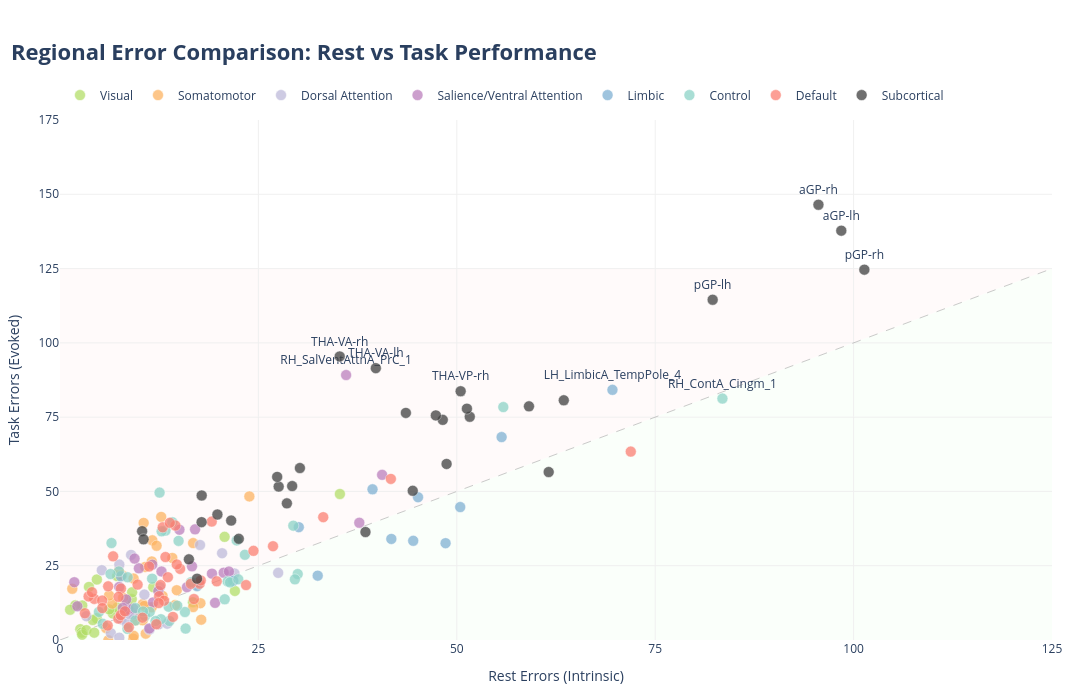

Notebook source saved alongside this figure:
### Code cell
import plotly.graph_objects as go
import numpy as np

# 1. Prepare Data
df = region_comparison.copy()
df['display_change'] = df['rate_change']

# Identify top outliers to label explicitly (e.g., top 10 regions with most task errors)
# This prevents 232 labels from overlapping
top_regions = df.nlargest(10, 'task_errors')['region_name'].tolist()

network_colors = {
    'Control': '#8dd3c7', 'Default': '#fb8072', 'Dorsal Attention': '#bebada',
    'Limbic': '#80b1d3', 'Salience/Ventral Attention': '#bc80bd',
    'Somatomotor': '#fdb462', 'Subcortical': '#404040', 'Visual': '#b3de69'
}

fig = go.Figure()

# 2. Background Shading and Identity Line
fig.add_shape(type="path", path="M 0,0 L 125,125 L 0,125 Z",
              fillcolor="rgba(255,0,0,0.02)", line_width=0, layer="below")
fig.add_shape(type="path", path="M 0,0 L 125,125 L 125,0 Z",
              fillcolor="rgba(0,255,0,0.02)", line_width=0, layer="below")

fig.add_trace(go.Scatter(
    x=[0, 125], y=[0, 125],
    mode='lines',
    line=dict(color='rgba(150,150,150,0.5)', width=1, dash='dash'),
    showlegend=False, hoverinfo='none'
))

# 3. Scatter Points with Selective Text Labels
jitter = 0.8 
for network in df['major_network'].unique():
    net_df = df[df['major_network'] == network].copy()
    
    # Logic to show text only for top regions to avoid overlap
    display_text = [name if name in top_regions else "" for name in net_df['region_name']]
    
    fig.add_trace(go.Scatter(
        x=net_df['rest_errors'] + np.random.uniform(-jitter, jitter, len(net_df)),
        y=net_df['task_errors'] + np.random.uniform(-jitter, jitter, len(net_df)),
        mode='markers+text', # Enable text display
        name=network,
        text=display_text,
        textposition="top center",
        marker=dict(
            size=11, color=network_colors.get(network, 'gray'),
            line=dict(width=0.5, color='white'), opacity=0.75
        ),
        customdata=net_df['display_change'],
        hovertemplate=(
            "<b>%{hovertext}</b><br>" +
            "Rest Errors: %{x:.0f}<br>" +
            "Task Errors: %{y:.0f}<br>" +
            "Change: %{customdata:+.2%}<extra></extra>"
        ),
        hovertext=net_df['region_name'] # Ensures all names show on hover
    ))

# 4. Final Layout Adjustments
fig.update_layout(
    title=dict(text='<b>Regional Error Comparison: Rest vs Task Performance</b>', x=0.01, font=dict(size=22)),
    xaxis=dict(title='Rest Errors (Intrinsic)', range=[0, 125], dtick=25, gridcolor='#f0f0f0', zeroline=False),
    yaxis=dict(title='Task Errors (Evoked)', range=[0, 175], dtick=25, gridcolor='#f0f0f0', zeroline=False),
    width=1400, height=700,
    plot_bgcolor='white',
    legend=dict(orientation="h", yanchor="bottom", y=1.02, xanchor="left", x=0),
    margin=dict(l=60, r=40, t=120, b=60)
)

fig.show()

### Figure 1 — Plotly figure (JSON) as saved in the notebook; plotly's stock layout.template omitted (floating-point values rounded to 4 significant figures)
{"data": [{"hoverinfo": "none", "line": {"color": "rgba(150,150,150,0.5)", "dash": "dash", "width": 1}, "mode": "lines", "showlegend": false, "type": "scatter", "x": [0, 125], "y": [0, 125]}, {"customdata": [0.08071, 0.04161, 0.01375, 0.01929, 0.006607, 0.006071, 0.01929, 0.04089, 0.08429, 0.02214, 0.02482, -0.003929, -0.002857, 0.03982, -0.006429, -0.01821, 0.02321, -0.002857, 0.04607, 0.07375, 0.01214, 0.08214, 0.04107, 0.07214], "hovertemplate": "<b>%{hovertext}</b><br>Rest Errors: %{x:.0f}<br>Task Errors: %{y:.0f}<br>Change: %{customdata:+.2%}<extra></extra>", "hovertext": ["LH_VisCent_ExStr_2", "LH_VisCent_ExStr_1", "LH_VisCent_Striate_1", "LH_VisCent_ExStr_3", "LH_VisCent_ExStr_4", "LH_VisCent_ExStr_5", "LH_VisPeri_ExStrInf_1", "LH_VisPeri_ExStrInf_2", "LH_VisPeri_ExStrInf_3", "LH_VisPeri_StriCal_1", "LH_VisPeri_ExStrSup_1", "LH_VisPeri_ExStrSup_2", "RH_VisCent_ExStr_1", "RH_VisCent_ExStr_2", "RH_VisCent_Striate_1", "RH_VisCent_ExStr_3", "RH_VisCent_ExStr_4", "RH_VisCent_ExStr_5", "RH_VisPeri_ExStrInf_1", "RH_VisPeri_ExStrInf_2", "RH_VisPeri_StriCal_1", "RH_VisPeri_ExStrSup_1", "RH_VisPeri_ExStrSup_2", "RH_VisPeri_ExStrSup_3"], "marker": {"color": "#b3de69", "line": {"color": "white", "width": 0.5}, "opacity": 0.75, "size": 11}, "mode": "markers+text", "name": "Visual", "text": ["", "", "", "", "", "", "", "", "", "", "", "", "", "", "", "", "", "", "", "", "", "", "", ""], "textposition": "top center", "type": "scatter", "x": [20.74, 2.8, 6.657, 8.59, 2.558, 2.741, 7.219, 11.75, 35.27, 4.626, 9.044, 2.789, 3.318, 9.086, 16.75, 22.04, 6.207, 4.313, 1.927, 7.204, 4.135, 4.642, 1.273, 3.65], "y": [34.72, 11.62, 8.929, 11.19, 3.644, 2.501, 10.94, 17.77, 49.13, 7.324, 13.76, 1.778, 3.317, 16.06, 12.7, 16.5, 10.3, 2.46, 11.66, 21.52, 6.72, 20.36, 10.18, 17.87]}, {"customdata": [-0.01089, -0.0001786, -0.004643, -0.04464, -0.006786, -0.01018, -0.01643, 0.01089, 0.0725, 0.07429, 0.1564, 0.08554, 0.1504, 0.03429, 0.1329, 0.1164, -0.03464, 0.03821, -0.0025, -0.03464, -0.04089, -0.02679, -0.01464, 0.0225, 0.005893, 0.005893, 0.01696, 0.07929, 0.07536, 0.1014, 0.08143, 0.05982, 0.04821, 0.08911], "hovertemplate": "<b>%{hovertext}</b><br>Rest Errors: %{x:.0f}<br>Task Errors: %{y:.0f}<br>Change: %{customdata:+.2%}<extra></extra>", "hovertext": ["LH_SomMotA_1", "LH_SomMotA_2", "LH_SomMotA_3", "LH_SomMotA_4", "LH_SomMotA_5", "LH_SomMotA_6", "LH_SomMotA_7", "LH_SomMotA_8", "LH_SomMotB_Aud_1", "LH_SomMotB_Aud_2", "LH_SomMotB_S2_1", "LH_SomMotB_S2_2", "LH_SomMotB_Aud_3", "LH_SomMotB_S2_3", "LH_SomMotB_Cent_1", "LH_SomMotB_Cent_2", "RH_SomMotA_1", "RH_SomMotA_2", "RH_SomMotA_3", "RH_SomMotA_4", "RH_SomMotA_5", "RH_SomMotA_6", "RH_SomMotA_7", "RH_SomMotA_8", "RH_SomMotA_9", "RH_SomMotA_10", "RH_SomMotA_11", "RH_SomMotB_Aud_1", "RH_SomMotB_Aud_2", "RH_SomMotB_S2_1", "RH_SomMotB_S2_2", "RH_SomMotB_S2_3", "RH_SomMotB_S2_4", "RH_SomMotB_Cent_1"], "marker": {"color": "#fdb462", "line": {"color": "white", "width": 0.5}, "opacity": 0.75, "size": 11}, "mode": "markers+text", "name": "Somatomotor", "text": ["", "", "", "", "", "", "", "", "", "", "", "", "", "", "", "", "", "", "", "", "", "", "", "", "", "", "", "", "", "", "", "", "", ""], "textposition": "top center", "type": "scatter", "x": [17.69, 9.586, 9.272, 9.242, 5.802, 9.497, 16.78, 10.44, 14.15, 7.809, 12.75, 1.547, 10.54, 7.95, 23.86, 11.64, 9.29, 6.584, 14.5, 10.8, 17.79, 6.089, 10.43, 14.71, 11.56, 10.6, 12.92, 7.407, 10.73, 12.17, 11.57, 9.275, 6.189, 16.77], "y": [12.38, 8.275, 8.032, 0.4357, 4.032, 6.563, 11.08, 12.1, 27.6, 21.85, 41.41, 17.25, 39.41, 14.19, 48.33, 33.54, 1.418, 12.22, 11.76, 2.144, 6.828, -0.1, 6.647, 16.76, 11.02, 11.45, 14.83, 23.2, 24.58, 31.72, 26.44, 20.68, 14.99, 32.61]}, {"customdata": [0.009821, 0.01375, 0.01679, -0.0007143, 0.004821, 0.03196, 0.02214, -0.02125, -0.02804, -0.01518, 0.05125, 0.01429, -0.015, -0.0001786, 0.03536, 0.1048, 0.09268, 0.08929, -0.0325, -0.03357, -0.03071, 0.07964], "hovertemplate": "<b>%{hovertext}</b><br>Rest Errors: %{x:.0f}<br>Task Errors: %{y:.0f}<br>Change: %{customdata:+.2%}<extra></extra>", "hovertext": ["LH_DorsAttnA_TempOcc_1", "LH_DorsAttnA_TempOcc_2", "LH_DorsAttnA_ParOcc_1", "LH_DorsAttnA_SPL_1", "LH_DorsAttnA_SPL_2", "LH_DorsAttnA_SPL_3", "LH_DorsAttnB_PostC_1", "LH_DorsAttnB_PostC_2", "LH_DorsAttnB_PostC_3", "LH_DorsAttnB_PostC_4", "LH_DorsAttnB_FEF_1", "RH_DorsAttnA_TempOcc_1", "RH_DorsAttnA_ParOcc_1", "RH_DorsAttnA_SPL_1", "RH_DorsAttnA_SPL_2", "RH_DorsAttnA_SPL_3", "RH_DorsAttnA_SPL_4", "RH_DorsAttnB_PostC_1", "RH_DorsAttnB_PostC_2", "RH_DorsAttnB_PostC_3", "RH_DorsAttnB_PostC_4", "RH_DorsAttnB_FEF_1"], "marker": {"color": "#bebada", "line": {"color": "white", "width": 0.5}, "opacity": 0.75, "size": 11}, "mode": "markers+text", "name": "Dorsal Attention", "text": ["", "", "", "", "", "", "", "", "", "", "", "", "", "", "", "", "", "", "", "", "", ""], "textposition": "top center", "type": "scatter", "x": [8.935, 7.768, 21.99, 7.726, 9.213, 12.58, 3.321, 6.406, 12.4, 8.443, 20.42, 8.225, 27.49, 8.753, 10.63, 8.958, 5.268, 7.476, 13.51, 11.27, 7.47, 17.65], "y": [9.483, 8.342, 22.39, 6.937, 8.53, 17.78, 8.005, 2.305, 5.263, 5.479, 29.2, 9.331, 22.6, 8.673, 15.3, 28.64, 23.49, 25.4, 5.495, 3.535, 0.7928, 31.98]}, {"customdata": [0.05107, 0.05696, 0.07536, 0.09482, -0.03357, 0.01482, 0.03429, 0.05357, 0.1091, 0.118, 0.009821, 0.01429, 0.2843, 0.09696, 0.07643, 0.09107, 0.01036, 0.03036, -0.02429, 0.01143, 0.02696, 0.02071, 0.03018, 0.02125, 0.05875, 0.01357], "hovertemplate": "<b>%{hovertext}</b><br>Rest Errors: %{x:.0f}<br>Task Errors: %{y:.0f}<br>Change: %{customdata:+.2%}<extra></extra>", "hovertext": ["LH_SalVentAttnA_ParOper_1", "LH_SalVentAttnA_Ins_1", "LH_SalVentAttnA_FrOper_1", "LH_SalVentAttnA_FrOper_2", "LH_SalVentAttnA_ParMed_1", "LH_SalVentAttnA_FrMed_1", "LH_SalVentAttnA_FrMed_2", "LH_SalVentAttnB_IPL_1", "LH_SalVentAttnB_PFCl_1", "LH_SalVentAttnB_Ins_1", "LH_SalVentAttnB_PFCmp_1", "RH_SalVentAttnA_ParOper_1", "RH_SalVentAttnA_PrC_1", "RH_SalVentAttnA_Ins_1", "RH_SalVentAttnA_Ins_2", "RH_SalVentAttnA_FrOper_1", "RH_SalVentAttnA_FrMed_1", "RH_SalVentAttnA_ParMed_1", "RH_SalVentAttnA_ParMed_2", "RH_SalVentAttnA_FrMed_2", "RH_SalVentAttnB_IPL_1", "RH_SalVentAttnB_PFClv_1", "RH_SalVentAttnB_PFCl_1", "RH_SalVentAttnB_Ins_1", "RH_SalVentAttnB_Ins_2", "RH_SalVentAttnB_PFCmp_1"], "marker": {"color": "#bc80bd", "line": {"color": "white", "width": 0.5}, "opacity": 0.75, "size": 11}, "mode": "markers+text", "name": "Salience/Ventral Attention", "text": ["", "", "", "", "", "", "", "", "", "", "", "", "RH_SalVentAttnA_PrC_1", "", "", "", "", "", "", "", "", "", "", "", "", ""], "textposition": "top center", "type": "scatter", "x": [2.189, 12.79, 9.94, 9.396, 11.26, 8.604, 8.341, 16.63, 17.02, 15.05, 8.371, 7.916, 36.05, 40.59, 11.63, 1.804, 9.232, 37.72, 19.54, 11.72, 12.39, 20.62, 19.15, 21.29, 7.463, 16.0], "y": [11.34, 23.06, 24.14, 27.39, 3.891, 10.4, 13.65, 24.78, 37.23, 37.11, 9.77, 10.78, 89.17, 55.58, 25.36, 19.44, 10.59, 39.46, 12.5, 12.66, 16.48, 22.63, 22.33, 23.04, 17.86, 17.77]}, {"customdata": [0.07643, 0.001786, -0.01304, -0.04929, -0.02643, 0.1075, -0.03732, 0.01411, 0.07875, 0.05607, 0.03911, 0.095, 0.001786, 0.01964], "hovertemplate": "<b>%{hovertext}</b><br>Rest Errors: %{x:.0f}<br>Task Errors: %{y:.0f}<br>Change: %{customdata:+.2%}<extra></extra>", "hovertext": ["LH_LimbicB_OFC_1", "LH_LimbicB_OFC_2", "LH_LimbicA_TempPole_1", "LH_LimbicA_TempPole_2", "LH_LimbicA_TempPole_3", "LH_LimbicA_TempPole_4", "RH_LimbicB_OFC_1", "RH_LimbicB_OFC_2", "RH_LimbicB_OFC_3", "RH_LimbicB_OFC_4", "RH_LimbicA_TempPole_1", "RH_LimbicA_TempPole_2", "RH_LimbicA_TempPole_3", "RH_LimbicA_TempPole_4"], "marker": {"color": "#80b1d3", "line": {"color": "white", "width": 0.5}, "opacity": 0.75, "size": 11}, "mode": "markers+text", "name": "Limbic", "text": ["", "", "", "", "", "LH_LimbicA_TempPole_4", "", "", "", "", "", "", "", ""], "textposition": "top center", "type": "scatter", "x": [39.38, 21.84, 41.75, 48.58, 44.51, 69.61, 32.47, 17.27, 7.687, 30.09, 45.11, 55.65, 50.43, 17.5], "y": [50.72, 19.88, 34.01, 32.59, 33.38, 84.18, 21.66, 18.13, 21.45, 37.97, 48.05, 68.28, 44.74, 19.42]}, {"customdata": [0.03786, -0.02804, -0.02304, -0.005179, 0.04643, 0.127, 0.08375, 0.1325, -0.02393, 0.145, -0.02875, -0.003036, 0.01482, -0.01696, 0.05607, 0.08321, -0.004643, 0.1288, -0.008571, 0.007679, 0.00625, 0.1964, -0.003214, 0.03946, 0.06482, -0.002679, -0.004107, -0.01571, 0.06679, -0.01857, -0.01196, -0.02446, -0.05143, 0.02357, 0.02768, 0.127, 0.09804], "hovertemplate": "<b>%{hovertext}</b><br>Rest Errors: %{x:.0f}<br>Task Errors: %{y:.0f}<br>Change: %{customdata:+.2%}<extra></extra>", "hovertext": ["LH_ContA_Temp_1", "LH_ContA_IPS_1", "LH_ContA_IPS_2", "LH_ContA_IPS_3", "LH_ContA_PFCd_1", "LH_ContA_PFClv_1", "LH_ContA_PFCl_1", "LH_ContA_PFCl_2", "LH_ContA_PFCl_3", "LH_ContA_Cingm_1", "LH_ContB_Temp_1", "LH_ContB_IPL_1", "LH_ContB_PFCl_1", "LH_ContB_PFClv_1", "LH_ContB_PFClv_2", "LH_ContC_pCun_1", "LH_ContC_pCun_2", "LH_ContC_Cingp_1", "RH_ContA_IPS_1", "RH_ContA_IPS_2", "RH_ContA_PFCd_1", "RH_ContA_PFCl_1", "RH_ContA_PFCl_2", "RH_ContA_Cingm_1", "RH_ContB_Temp_1", "RH_ContB_Temp_2", "RH_ContB_IPL_1", "RH_ContB_IPL_2", "RH_ContB_PFCld_1", "RH_ContB_PFCld_2", "RH_ContB_PFClv_1", "RH_ContB_PFClv_2", "RH_ContB_PFCmp_1", "RH_ContB_PFCld_3", "RH_ContC_pCun_1", "RH_ContC_pCun_2", "RH_ContC_Cingp_1"], "marker": {"color": "#8dd3c7", "line": {"color": "white", "width": 0.5}, "opacity": 0.75, "size": 11}, "mode": "markers+text", "name": "Control", "text": ["", "", "", "", "", "", "", "", "", "", "", "", "", "", "", "", "", "", "", "", "", "", "", "RH_ContA_Cingm_1", "", "", "", "", "", "", "", "", "", "", "", "", ""], "textposition": "top center", "type": "scatter", "x": [23.3, 13.78, 12.72, 9.496, 11.61, 13.29, 7.416, 14.15, 29.95, 55.86, 20.76, 13.69, 9.529, 15.74, 29.4, 6.369, 10.7, 6.49, 11.31, 5.386, 21.12, 12.55, 21.42, 83.47, 8.523, 22.46, 10.46, 8.503, 22.26, 12.04, 14.77, 29.6, 15.83, 16.51, 4.903, 12.8, 14.94], "y": [28.68, 6.396, 7.004, 6.572, 20.64, 36.81, 23.07, 39.65, 22.2, 78.39, 13.7, 11.2, 10.74, 9.423, 38.47, 22.19, 8.054, 32.63, 9.462, 5.443, 19.7, 49.6, 19.39, 81.25, 21.11, 20.42, 9.603, 3.747, 33.51, 6.377, 11.55, 20.4, 3.836, 19.48, 9.44, 36.57, 33.36]}, {"customdata": [0.00875, 0.07589, 0.05214, 0.06321, 0.05214, 0.01071, 0.01696, 0.00875, 0.05304, 0.03946, 0.132, 0.0675, -0.01214, 0.03161, -0.001786, 0.009286, -0.02696, 0.04696, 0.08696, 0.01196, 0.04268, 0.04143, 0.02768, 0.006964, 0.1152, 0.06268, -0.01089, 0.04286, 0.1132, 0.05875, -0.006429, 0.03929, 0.04982, 0.1325, -0.009107, -0.01071, 0.01911, 0.06214, -0.02357, 0.1325, 0.0775, 0.01964, 0.02357], "hovertemplate": "<b>%{hovertext}</b><br>Rest Errors: %{x:.0f}<br>Task Errors: %{y:.0f}<br>Change: %{customdata:+.2%}<extra></extra>", "hovertext": ["LH_DefaultA_IPL_1", "LH_DefaultA_PFCd_1", "LH_DefaultA_pCunPCC_1", "LH_DefaultA_pCunPCC_2", "LH_DefaultA_pCunPCC_3", "LH_DefaultA_PFCm_1", "LH_DefaultA_PFCm_2", "LH_DefaultA_PFCm_3", "LH_DefaultB_Temp_1", "LH_DefaultB_Temp_2", "LH_DefaultB_Temp_3", "LH_DefaultB_Temp_4", "LH_DefaultB_IPL_1", "LH_DefaultB_PFCd_1", "LH_DefaultB_PFCd_2", "LH_DefaultB_PFCd_3", "LH_DefaultB_PFCd_4", "LH_DefaultB_PFCv_1", "LH_DefaultB_PFCv_2", "LH_DefaultB_PFCv_3", "LH_DefaultB_PFCv_4", "LH_DefaultC_IPL_1", "LH_DefaultC_Rsp_1", "LH_DefaultC_PHC_1", "LH_TempPar_1", "LH_TempPar_2", "RH_DefaultA_IPL_1", "RH_DefaultA_PFCd_1", "RH_DefaultA_pCunPCC_1", "RH_DefaultA_PFCm_1", "RH_DefaultA_PFCm_2", "RH_DefaultA_PFCm_3", "RH_DefaultB_Temp_1", "RH_DefaultB_AntTemp_1", "RH_DefaultB_PFCd_1", "RH_DefaultB_PFCv_1", "RH_DefaultC_IPL_1", "RH_DefaultC_Rsp_1", "RH_DefaultC_PHC_1", "RH_TempPar_1", "RH_TempPar_2", "RH_TempPar_3", "RH_TempPar_4"], "marker": {"color": "#fb8072", "line": {"color": "white", "width": 0.5}, "opacity": 0.75, "size": 11}, "mode": "markers+text", "name": "Default", "text": ["", "", "", "", "", "", "", "", "", "", "", "", "", "", "", "", "", "", "", "", "", "", "", "", "", "", "", "", "", "", "", "", "", "", "", "", "", "", "", "", "", "", ""], "textposition": "top center", "type": "scatter", "x": [7.352, 11.23, 4.31, 6.068, 3.603, 19.75, 12.49, 7.654, 15.13, 26.84, 12.94, 14.72, 23.45, 3.138, 6.009, 8.178, 14.23, 13.6, 41.69, 13.1, 5.315, 12.68, 5.332, 12.44, 19.12, 33.17, 16.88, 24.38, 6.695, 7.681, 71.92, 7.381, 9.776, 14.54, 10.4, 8.673, 17.59, 4.03, 12.15, 13.84, 13.29, 17.74, 16.48], "y": [7.207, 24.73, 13.84, 18.06, 14.67, 19.75, 14.76, 8.38, 23.92, 31.56, 37.92, 25.43, 18.48, 8.997, 4.87, 9.664, 7.78, 21.13, 54.21, 13.22, 13.26, 18.48, 10.74, 12.44, 39.86, 41.34, 13.79, 30.0, 28.15, 17.31, 63.4, 14.54, 18.64, 38.53, 7.505, 4.258, 18.96, 16.1, 5.305, 39.44, 27.93, 20.04, 18.91]}, {"customdata": [0.1196, 0.1266, 0.05411, 0.01089, 0.01268, 0.08571, 0.2814, 0.1429, 0.1561, 0.1596, 0.1995, 0.248, 0.1404, 0.1305, 0.05911, 0.135, 0.1018, 0.1623, 0.1512, 0.15, 0.1238, 0.1873, 0.3187, 0.1886, 0.1607, 0.1005, 0.1691, 0.3059, 0.1254, 0.1257, 0.02911, 0.06732], "hovertemplate": "<b>%{hovertext}</b><br>Rest Errors: %{x:.0f}<br>Task Errors: %{y:.0f}<br>Change: %{customdata:+.2%}<extra></extra>", "hovertext": ["aHIP-lh", "pHIP-lh", "lAMY-lh", "mAMY-lh", "THA-DP-lh", "THA-VP-lh", "THA-VA-lh", "THA-DA-lh", "NAc-shell-lh", "NAc-core-lh", "pGP-lh", "aGP-lh", "aPUT-lh", "pPUT-lh", "aCAU-lh", "pCAU-lh", "aHIP-rh", "pHIP-rh", "lAMY-rh", "mAMY-rh", "THA-DP-rh", "THA-VP-rh", "THA-VA-rh", "THA-DA-rh", "NAc-shell-rh", "NAc-core-rh", "pGP-rh", "aGP-rh", "aPUT-rh", "pPUT-rh", "aCAU-rh", "pCAU-rh"], "marker": {"color": "#404040", "line": {"color": "white", "width": 0.5}, "opacity": 0.75, "size": 11}, "mode": "markers+text", "name": "Subcortical", "text": ["", "", "", "", "", "", "THA-VA-lh", "", "", "", "pGP-lh", "aGP-lh", "", "", "", "", "", "", "", "", "", "THA-VP-rh", "THA-VA-rh", "", "", "", "pGP-rh", "aGP-rh", "", "", "", ""], "textposition": "top center", "type": "scatter", "x": [17.84, 59.1, 44.45, 38.49, 61.58, 48.71, 39.8, 51.63, 30.23, 17.85, 82.24, 98.45, 10.35, 29.25, 16.24, 27.56, 21.57, 51.28, 48.23, 27.37, 63.48, 50.49, 35.24, 43.58, 47.36, 28.59, 101.4, 95.57, 10.53, 19.84, 17.27, 22.53], "y": [39.67, 78.63, 50.22, 36.34, 56.53, 59.24, 91.49, 75.13, 57.87, 48.63, 114.5, 137.7, 36.62, 51.81, 27.14, 51.63, 40.2, 77.86, 74.08, 54.9, 80.67, 83.72, 95.42, 76.42, 75.59, 45.98, 124.6, 146.5, 33.88, 42.24, 20.63, 34.07]}], "layout": {"height": 700, "legend": {"orientation": "h", "x": 0, "xanchor": "left", "y": 1.02, "yanchor": "bottom"}, "margin": {"b": 60, "l": 60, "r": 40, "t": 120}, "plot_bgcolor": "white", "shapes": [{"fillcolor": "rgba(255,0,0,0.02)", "layer": "below", "line": {"width": 0}, "path": "M 0,0 L 125,125 L 0,125 Z", "type": "path"}, {"fillcolor": "rgba(0,255,0,0.02)", "layer": "below", "line": {"width": 0}, "path": "M 0,0 L 125,125 L 125,0 Z", "type": "path"}], "title": {"font": {"size": 22}, "text": "<b>Regional Error Comparison: Rest vs Task Performance</b>", "x": 0.01}, "width": 1400, "xaxis": {"dtick": 25, "gridcolor": "#f0f0f0", "range": [0, 125], "title": {"text": "Rest Errors (Intrinsic)"}, "zeroline": false}, "yaxis": {"dtick": 25, "gridcolor": "#f0f0f0", "range": [0, 175], "title": {"text": "Task Errors (Evoked)"}, "zeroline": false}}}
